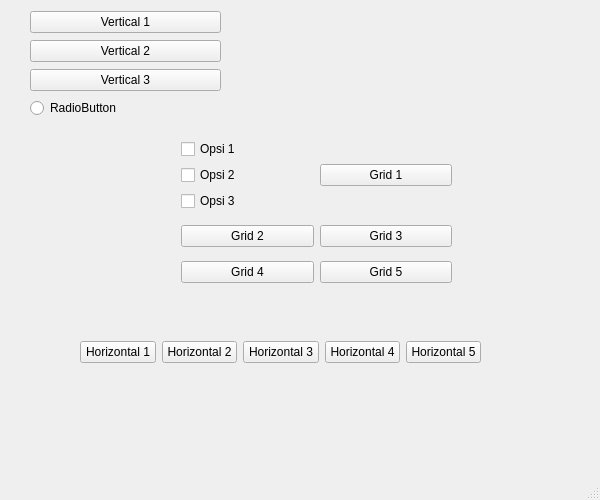
<?xml version="1.0" encoding="UTF-8"?>
<ui version="4.0">
 <class>MainWindow</class>
 <widget class="QMainWindow" name="MainWindow">
  <property name="geometry">
   <rect>
    <x>0</x>
    <y>0</y>
    <width>600</width>
    <height>500</height>
   </rect>
  </property>
  <property name="windowTitle">
   <string>MainWindow</string>
  </property>
  <widget class="QWidget" name="centralwidget">
   <widget class="QWidget" name="">
    <property name="geometry">
     <rect>
      <x>30</x>
      <y>10</y>
      <width>191</width>
      <height>111</height>
     </rect>
    </property>
    <layout class="QVBoxLayout" name="verticalLayout">
     <item>
      <widget class="QPushButton" name="pushButton">
       <property name="text">
        <string>Vertical 1</string>
       </property>
      </widget>
     </item>
     <item>
      <widget class="QPushButton" name="pushButton_2">
       <property name="text">
        <string>Vertical 2</string>
       </property>
      </widget>
     </item>
     <item>
      <widget class="QPushButton" name="pushButton_3">
       <property name="text">
        <string>Vertical 3</string>
       </property>
      </widget>
     </item>
     <item>
      <widget class="QRadioButton" name="radioButton">
       <property name="text">
        <string>RadioButton</string>
       </property>
      </widget>
     </item>
    </layout>
   </widget>
   <widget class="QWidget" name="">
    <property name="geometry">
     <rect>
      <x>80</x>
      <y>340</y>
      <width>401</width>
      <height>25</height>
     </rect>
    </property>
    <layout class="QHBoxLayout" name="horizontalLayout">
     <item>
      <widget class="QPushButton" name="pushButton_4">
       <property name="text">
        <string>Horizontal 1</string>
       </property>
      </widget>
     </item>
     <item>
      <widget class="QPushButton" name="pushButton_6">
       <property name="text">
        <string>Horizontal 2</string>
       </property>
      </widget>
     </item>
     <item>
      <widget class="QPushButton" name="pushButton_8">
       <property name="text">
        <string>Horizontal 3</string>
       </property>
      </widget>
     </item>
     <item>
      <widget class="QPushButton" name="pushButton_7">
       <property name="text">
        <string>Horizontal 4</string>
       </property>
      </widget>
     </item>
     <item>
      <widget class="QPushButton" name="pushButton_5">
       <property name="text">
        <string>Horizontal 5</string>
       </property>
      </widget>
     </item>
    </layout>
   </widget>
   <widget class="QWidget" name="">
    <property name="geometry">
     <rect>
      <x>181</x>
      <y>131</y>
      <width>271</width>
      <height>161</height>
     </rect>
    </property>
    <layout class="QGridLayout" name="gridLayout">
     <item row="0" column="1">
      <widget class="QPushButton" name="pushButton_10">
       <property name="text">
        <string>Grid 1</string>
       </property>
      </widget>
     </item>
     <item row="1" column="0">
      <widget class="QPushButton" name="pushButton_14">
       <property name="text">
        <string>Grid 2</string>
       </property>
      </widget>
     </item>
     <item row="1" column="1">
      <widget class="QPushButton" name="pushButton_11">
       <property name="text">
        <string>Grid 3</string>
       </property>
      </widget>
     </item>
     <item row="2" column="0">
      <widget class="QPushButton" name="pushButton_13">
       <property name="text">
        <string>Grid 4</string>
       </property>
      </widget>
     </item>
     <item row="2" column="1">
      <widget class="QPushButton" name="pushButton_12">
       <property name="text">
        <string>Grid 5</string>
       </property>
      </widget>
     </item>
     <item row="0" column="0">
      <layout class="QVBoxLayout" name="verticalLayout_3">
       <item>
        <widget class="QCheckBox" name="checkBox">
         <property name="text">
          <string>Opsi 1</string>
         </property>
        </widget>
       </item>
       <item>
        <widget class="QCheckBox" name="checkBox_2">
         <property name="text">
          <string>Opsi 2</string>
         </property>
        </widget>
       </item>
       <item>
        <widget class="QCheckBox" name="checkBox_3">
         <property name="text">
          <string>Opsi 3</string>
         </property>
        </widget>
       </item>
      </layout>
     </item>
    </layout>
   </widget>
  </widget>
  <widget class="QMenuBar" name="menubar">
   <property name="geometry">
    <rect>
     <x>0</x>
     <y>0</y>
     <width>600</width>
     <height>21</height>
    </rect>
   </property>
  </widget>
  <widget class="QStatusBar" name="statusbar"/>
 </widget>
 <resources/>
 <connections/>
</ui>
